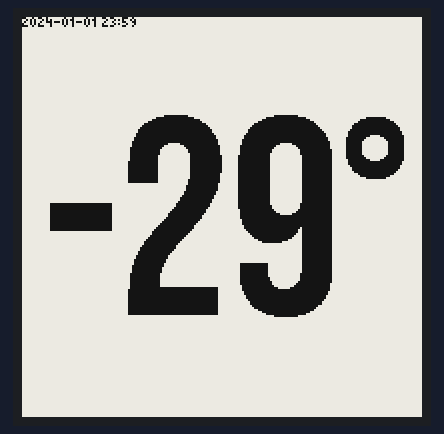
This sketch was run on a simulated Raspberry Pi Pico. On the bench: 200×200 one-colour display.

Above: at 2.3 s.

The sketch:

epaper.ino
```cpp
#include <Arduino.h>
#define ENABLE_GxEPD2_GFX 0

#include <SPI.h>
#include <GxEPD2_BW.h>
#include "BebasNeue_Limited72pt7b.h"
#include <Fonts/Picopixel.h>

// RP2040-Zero CS(SS)=1,SCL(SCK)=2,SDA(MOSI)=3,BUSY=6,RES(RST)=5,DC=4

// 1.54'' EPD WeAct Module
GxEPD2_BW<GxEPD2_154_D67, GxEPD2_154_D67::HEIGHT> display(GxEPD2_154_D67(/*CS=1*/ 1, /*DC=*/ 4, /*RES=*/ 5, /*BUSY=*/ 6)); // GDEH0154D67 200x200, SSD1681

void drawTemp(bool neg)
{
  char temperature[] = " 29*";

  if (neg) {
    temperature[0] = '-';
  } else {
    temperature[0] = ' ';
  }

  display.setRotation(1);
  display.setTextWrap(false);
  display.setFont(&BebasNeue_Limited72pt7b);
  display.setTextColor(GxEPD_BLACK);
  int16_t tbx, tby; uint16_t tbw, tbh; // boundary box window
  display.getTextBounds(temperature, 0, 0, &tbx, &tby, &tbw, &tbh); // it works for origin 0, 0, fortunately (negative tby!)
  uint16_t x = ((display.width() - tbw) / 2) - tbx;
  uint16_t y = ((display.height() - tbh) / 2) - tby;
  display.setFullWindow();
  display.fillScreen(GxEPD_WHITE); // set the background to white (fill the buffer with value for white)

  display.setCursor(x + 15, y); // set the postition to start printing text
  display.print(temperature); // print some text

  char timestamp[] = "2024-01-01 23:59";

  display.setFont(&Picopixel);
  display.setTextColor(GxEPD_BLACK);
  display.setCursor(0, 4); // set the postition to start printing text
  display.print(timestamp); // print some text

  display.display(false); // full update
}

void setup()
{
  SPI.setRX(0);
  SPI.setCS(1);
  SPI.setSCK(2);
  SPI.setTX(3);

  display.init(115200, true, 50, false);
  drawTemp(true);
  display.hibernate();
}


void loop() {

  delay(5000);
//
//  display.init(115200, true, 50, false);
//  drawTemp(true);
//  drawTimestamp();
//  display.hibernate();
//  delay(5000);
}
```

Source omitted: imited72pt7b.h (data table, 46956 bytes)
